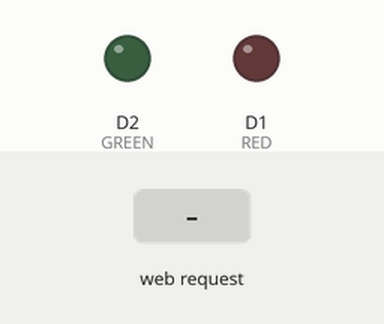
This sketch was run on a simulated ESP8266 (NodeMCU). Shown: output pins drawn as LEDs (lit = HIGH). The inputs (shaded band) are chosen by the test bench. WiFi joins after 1.5 s; servers stay silent unless stated; what the sketch prints to the serial monitor is not drawn.

Above: at 1.2 s.
1.3 s: HTTP request GET /red_on received
At 1.6 s:
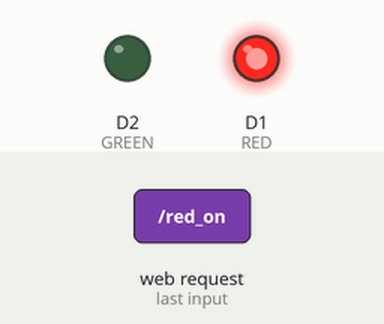
2.8 s: HTTP request GET /green_on received
At 3.9 s:
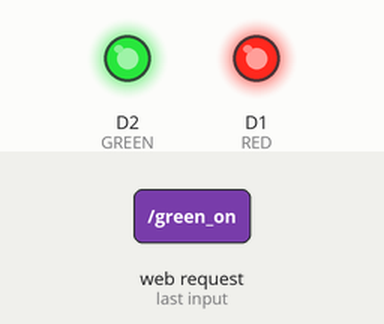
4.3 s: HTTP request GET /red_off received
At 5.1 s:
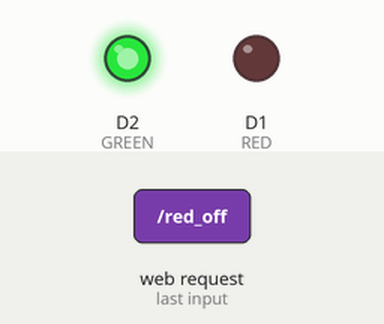
5.8 s: HTTP request GET /green_off received
At 6.2 s:
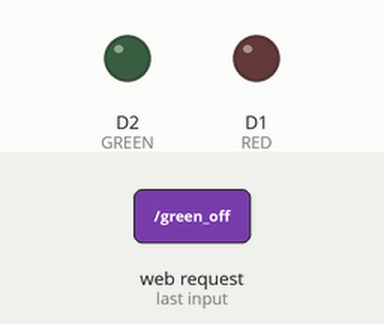
Timing chart, 0 to 8.3 s (numbered marks = the images above; inputs shaded):
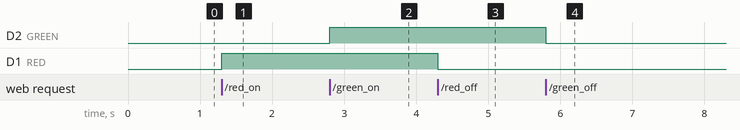

The sketch:

AP_LEDControl.ino
```cpp
//Ahmed Mohamed Abosamra- 2025
#include <ESP8266WiFi.h>
#include <ESP8266WebServer.h>

// ======= YOUR WIFI CREDENTIALS =======
const char* apSSID="ESP8266_LED_AP";
const char* apPASS="AASTTEST";

// ======= LED PIN =======
#define RED D1
#define GREEN D2
bool redon = false;
bool greenon = false;

// Web server on port 80
ESP8266WebServer server(80);

// ======= Build the HTML page =======
String buildPage() {
  String html = "<!DOCTYPE html><html><head><meta charset='UTF-8'><title>ESP8266 LED Control</title>";
  html += "<style>";
  html += "body {text-align:center; font-family:Arial; margin:30px; background-color:#f7f7f7;}";
  html += "h2 {color:#333; margin-bottom:20px;}";
  html += "h3 {color:#444; margin-top:40px; margin-bottom:10px;}";
  html += ".button-row {display:flex; justify-content:center; gap:10px; margin-bottom:20px;}";
  html += "button {padding:12px 28px; cursor:pointer; border:none; border-radius:8px; background-color:#0078d7; color:white; font-size:14px; transition:0.3s;}";
  html += "button:hover {background-color:#005fa3;}";
  html += ".led-section {background:white; border-radius:12px; box-shadow:0 0 10px rgba(0,0,0,0.1); padding:20px; margin:20px auto; width:300px;}";
  html += "p.info {margin-top:30px; font-size:13px; color:#555;}";
  html += "</style></head>";

  html += "<body>";
  html += "<h2>ESP8266 LED Control (AP Mode)</h2>";

  // --- Red LED Section ---
  html += "<div class='led-section'>";
  html += "<h3>Red LED</h3>";
  html += "<p>Status: <b>";
  html += (redon ? "ON" : "OFF");
  html += "</b></p>";
  html += "<div class='button-row'>";
  html += "<a href='/red_on'><button>Turn ON</button></a>";
  html += "<a href='/red_off'><button>Turn OFF</button></a>";
  html += "</div></div>";

  // --- Green LED Section ---
  html += "<div class='led-section'>";
  html += "<h3>Green LED</h3>";
  html += "<p>Status: <b>";
  html += (greenon ? "ON" : "OFF");
  html += "</b></p>";
  html += "<div class='button-row'>";
  html += "<a href='/green_on'><button>Turn ON</button></a>";
  html += "<a href='/green_off'><button>Turn OFF</button></a>";
  html += "</div></div>";

  // --- WiFi Info ---
  html += "<p class='info'>Connect to WiFi: <b>";
  html += apSSID;
  html += "</b> (password: ";
  html += apPASS;
  html += ")</p>";

  html += "</body></html>";
  return html;
}

// ======= Route Handlers =======
void handleRoot(){server.send(200,"text/html",buildPage());}

void handleredon(){redon=true;digitalWrite(RED,HIGH);server.send(200,"text/html",buildPage());}
void handleredoff(){redon=false;digitalWrite(RED,LOW);server.send(200,"text/html",buildPage());}

void handlegreenon(){greenon=true;digitalWrite(GREEN,HIGH);server.send(200,"text/html",buildPage());}
void handlegreenoff(){greenon=false;digitalWrite(GREEN,LOW);server.send(200,"text/html",buildPage());}

void setup() {
Serial.begin(9600);
pinMode(RED,OUTPUT);
pinMode(GREEN,OUTPUT);
digitalWrite(RED,LOW);
digitalWrite(GREEN,LOW);

  // Connect to WiFi
Serial.println("Starting Access Point...");
WiFi.mode(WIFI_AP);
WiFi.softAP(apSSID,apPASS);

    // WiFi Info
  IPAddress myIP = WiFi.softAPIP();
  Serial.print("AP started. Connect to WiFi '");
  Serial.print(apSSID);
  Serial.print("' with password '");
  Serial.print(apPASS);
  Serial.print("'. Then open: http://");
  Serial.println(myIP);

    // Define routes
server.on("/",handleRoot);
server.on("/red_on",handleredon);
server.on("/red_off",handleredoff);
server.on("/green_on",handlegreenon);
server.on("/green_off",handlegreenoff);
Serial.println("Web server started.");

  // Start web server
server.begin();

}

void loop() {
    server.handleClient();
}
```

Measured:
- after the input at 1.3 s, D1 (RED): LOW → HIGH at once
- after the input at 2.8 s, D2 (GREEN): LOW → HIGH at once
- after the input at 4.3 s, D1 (RED): HIGH → LOW at once
- after the input at 5.8 s, D2 (GREEN): HIGH → LOW at once
